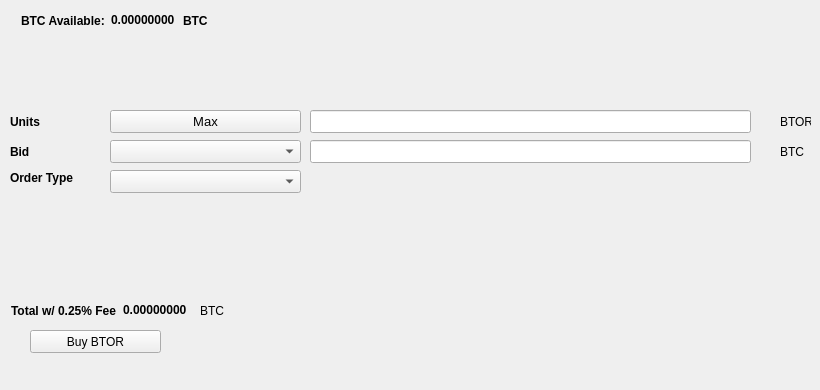
   <widget class="QWidget" name="BuyTab">
    <attribute name="title">
     <string>Buy</string>
    </attribute>
    <widget class="QPushButton" name="BuyBTOR">
     <property name="geometry">
      <rect>
       <x>30</x>
       <y>330</y>
       <width>131</width>
       <height>23</height>
      </rect>
     </property>
     <property name="text">
      <string>Buy BTOR</string>
     </property>
     <property name="icon">
      <iconset resource="../bittorium.qrc">
       <normaloff>:/icons/bitcoin</normaloff>:/icons/bitcoin</iconset>
     </property>
    </widget>
    <widget class="QLabel" name="label_3">
     <property name="geometry">
      <rect>
       <x>10</x>
       <y>110</y>
       <width>46</width>
       <height>23</height>
      </rect>
     </property>
     <property name="font">
      <font>
       <weight>75</weight>
       <bold>true</bold>
      </font>
     </property>
     <property name="text">
      <string>Units</string>
     </property>
    </widget>
    <widget class="QLineEdit" name="UnitsInput">
     <property name="geometry">
      <rect>
       <x>310</x>
       <y>110</y>
       <width>441</width>
       <height>23</height>
      </rect>
     </property>
     <property name="font">
      <font>
       <pointsize>9</pointsize>
       <weight>75</weight>
       <bold>true</bold>
      </font>
     </property>
    </widget>
    <widget class="QLineEdit" name="BuyBidPriceEdit">
     <property name="geometry">
      <rect>
       <x>310</x>
       <y>140</y>
       <width>441</width>
       <height>23</height>
      </rect>
     </property>
     <property name="font">
      <font>
       <pointsize>9</pointsize>
       <weight>75</weight>
       <bold>true</bold>
      </font>
     </property>
    </widget>
    <widget class="QLabel" name="label_4">
     <property name="geometry">
      <rect>
       <x>780</x>
       <y>110</y>
       <width>31</width>
       <height>23</height>
      </rect>
     </property>
     <property name="text">
      <string>BTOR</string>
     </property>
    </widget>
    <widget class="QLabel" name="label_5">
     <property name="geometry">
      <rect>
       <x>780</x>
       <y>140</y>
       <width>31</width>
       <height>23</height>
      </rect>
     </property>
     <property name="text">
      <string>BTC</string>
     </property>
    </widget>
    <widget class="QLabel" name="label_6">
     <property name="geometry">
      <rect>
       <x>10</x>
       <y>140</y>
       <width>46</width>
       <height>23</height>
      </rect>
     </property>
     <property name="font">
      <font>
       <weight>75</weight>
       <bold>true</bold>
      </font>
     </property>
     <property name="text">
      <string>Bid</string>
     </property>
    </widget>
    <widget class="QLabel" name="label_7">
     <property name="geometry">
      <rect>
       <x>10</x>
       <y>170</y>
       <width>91</width>
       <height>16</height>
      </rect>
     </property>
     <property name="font">
      <font>
       <weight>75</weight>
       <bold>true</bold>
      </font>
     </property>
     <property name="text">
      <string>Order Type</string>
     </property>
    </widget>
    <widget class="QPushButton" name="Buy_Max_Amount">
     <property name="geometry">
      <rect>
       <x>110</x>
       <y>110</y>
       <width>191</width>
       <height>23</height>
      </rect>
     </property>
     <property name="font">
      <font>
       <pointsize>10</pointsize>
      </font>
     </property>
     <property name="text">
      <string>Max</string>
     </property>
    </widget>
    <widget class="QComboBox" name="BuyBidcomboBox">
     <property name="geometry">
      <rect>
       <x>110</x>
       <y>140</y>
       <width>191</width>
       <height>23</height>
      </rect>
     </property>
     <property name="font">
      <font>
       <pointsize>10</pointsize>
      </font>
     </property>
    </widget>
    <widget class="QComboBox" name="buyOrdertypeCombo">
     <property name="geometry">
      <rect>
       <x>110</x>
       <y>170</y>
       <width>191</width>
       <height>23</height>
      </rect>
     </property>
     <property name="font">
      <font>
       <pointsize>10</pointsize>
      </font>
     </property>
    </widget>
    <widget class="QWidget" name="layoutWidget1">
     <property name="geometry">
      <rect>
       <x>21</x>
       <y>11</y>
       <width>227</width>
       <height>19</height>
      </rect>
     </property>
     <layout class="QHBoxLayout" name="horizontalLayout_3">
      <item>
       <widget class="QLabel" name="label232">
        <property name="font">
         <font>
          <weight>75</weight>
          <bold>true</bold>
         </font>
        </property>
        <property name="text">
         <string>BTC Available:</string>
        </property>
       </widget>
      </item>
      <item>
       <widget class="QLabel" name="BtcAvailableLbl">
        <property name="palette">
         <palette>
          <active>
           <colorrole role="WindowText">
            <brush brushstyle="SolidPattern">
             <color alpha="255">
              <red>0</red>
              <green>0</green>
              <blue>0</blue>
             </color>
            </brush>
           </colorrole>
           <colorrole role="Button">
            <brush brushstyle="SolidPattern">
             <color alpha="255">
              <red>0</red>
              <green>170</green>
              <blue>0</blue>
             </color>
            </brush>
           </colorrole>
           <colorrole role="Light">
            <brush brushstyle="SolidPattern">
             <color alpha="255">
              <red>0</red>
              <green>255</green>
              <blue>0</blue>
             </color>
            </brush>
           </colorrole>
           <colorrole role="Midlight">
            <brush brushstyle="SolidPattern">
             <color alpha="255">
              <red>0</red>
              <green>212</green>
              <blue>0</blue>
             </color>
            </brush>
           </colorrole>
           <colorrole role="Dark">
            <brush brushstyle="SolidPattern">
             <color alpha="255">
              <red>0</red>
              <green>85</green>
              <blue>0</blue>
             </color>
            </brush>
           </colorrole>
           <colorrole role="Mid">
            <brush brushstyle="SolidPattern">
             <color alpha="255">
              <red>0</red>
              <green>113</green>
              <blue>0</blue>
             </color>
            </brush>
           </colorrole>
           <colorrole role="Text">
            <brush brushstyle="SolidPattern">
             <color alpha="255">
              <red>0</red>
              <green>170</green>
              <blue>0</blue>
             </color>
            </brush>
           </colorrole>
           <colorrole role="BrightText">
            <brush brushstyle="SolidPattern">
             <color alpha="255">
              <red>255</red>
              <green>255</green>
              <blue>255</blue>
             </color>
            </brush>
           </colorrole>
           <colorrole role="ButtonText">
            <brush brushstyle="SolidPattern">
             <color alpha="255">
              <red>0</red>
              <green>0</green>
              <blue>0</blue>
             </color>
            </brush>
           </colorrole>
           <colorrole role="Base">
            <brush brushstyle="SolidPattern">
             <color alpha="255">
              <red>255</red>
              <green>255</green>
              <blue>255</blue>
             </color>
            </brush>
           </colorrole>
           <colorrole role="Window">
            <brush brushstyle="SolidPattern">
             <color alpha="255">
              <red>0</red>
              <green>170</green>
              <blue>0</blue>
             </color>
            </brush>
           </colorrole>
           <colorrole role="Shadow">
            <brush brushstyle="SolidPattern">
             <color alpha="255">
              <red>0</red>
              <green>0</green>
              <blue>0</blue>
             </color>
            </brush>
           </colorrole>
           <colorrole role="AlternateBase">
            <brush brushstyle="SolidPattern">
             <color alpha="255">
              <red>127</red>
              <green>212</green>
              <blue>127</blue>
             </color>
            </brush>
           </colorrole>
           <colorrole role="ToolTipBase">
            <brush brushstyle="SolidPattern">
             <color alpha="255">
              <red>255</red>
              <green>255</green>
              <blue>220</blue>
             </color>
            </brush>
           </colorrole>
           <colorrole role="ToolTipText">
            <brush brushstyle="SolidPattern">
             <color alpha="255">
              <red>0</red>
              <green>0</green>
              <blue>0</blue>
             </color>
            </brush>
           </colorrole>
          </active>
          <inactive>
           <colorrole role="WindowText">
            <brush brushstyle="SolidPattern">
             <color alpha="255">
              <red>0</red>
              <green>0</green>
              <blue>0</blue>
             </color>
            </brush>
           </colorrole>
           <colorrole role="Button">
            <brush brushstyle="SolidPattern">
             <color alpha="255">
              <red>0</red>
              <green>170</green>
              <blue>0</blue>
             </color>
            </brush>
           </colorrole>
           <colorrole role="Light">
            <brush brushstyle="SolidPattern">
             <color alpha="255">
              <red>0</red>
              <green>255</green>
              <blue>0</blue>
             </color>
            </brush>
           </colorrole>
           <colorrole role="Midlight">
            <brush brushstyle="SolidPattern">
             <color alpha="255">
              <red>0</red>
              <green>212</green>
              <blue>0</blue>
             </color>
            </brush>
           </colorrole>
           <colorrole role="Dark">
            <brush brushstyle="SolidPattern">
             <color alpha="255">
              <red>0</red>
              <green>85</green>
              <blue>0</blue>
             </color>
            </brush>
           </colorrole>
           <colorrole role="Mid">
            <brush brushstyle="SolidPattern">
             <color alpha="255">
              <red>0</red>
              <green>113</green>
              <blue>0</blue>
             </color>
            </brush>
           </colorrole>
           <colorrole role="Text">
            <brush brushstyle="SolidPattern">
             <color alpha="255">
              <red>0</red>
              <green>170</green>
              <blue>0</blue>
             </color>
            </brush>
           </colorrole>
           <colorrole role="BrightText">
            <brush brushstyle="SolidPattern">
             <color alpha="255">
              <red>255</red>
              <green>255</green>
              <blue>255</blue>
             </color>
            </brush>
           </colorrole>
           <colorrole role="ButtonText">
            <brush brushstyle="SolidPattern">
             <color alpha="255">
              <red>0</red>
              <green>0</green>
              <blue>0</blue>
             </color>
            </brush>
           </colorrole>
           <colorrole role="Base">
            <brush brushstyle="SolidPattern">
             <color alpha="255">
              <red>255</red>
              <green>255</green>
              <blue>255</blue>
             </color>
            </brush>
           </colorrole>
           <colorrole role="Window">
            <brush brushstyle="SolidPattern">
             <color alpha="255">
              <red>0</red>
              <green>170</green>
              <blue>0</blue>
             </color>
            </brush>
           </colorrole>
           <colorrole role="Shadow">
            <brush brushstyle="SolidPattern">
             <color alpha="255">
              <red>0</red>
              <green>0</green>
              <blue>0</blue>
             </color>
            </brush>
           </colorrole>
           <colorrole role="AlternateBase">
            <brush brushstyle="SolidPattern">
             <color alpha="255">
              <red>127</red>
              <green>212</green>
              <blue>127</blue>
             </color>
            </brush>
           </colorrole>
           <colorrole role="ToolTipBase">
            <brush brushstyle="SolidPattern">
             <color alpha="255">
              <red>255</red>
              <green>255</green>
              <blue>220</blue>
             </color>
            </brush>
           </colorrole>
           <colorrole role="ToolTipText">
            <brush brushstyle="SolidPattern">
             <color alpha="255">
              <red>0</red>
              <green>0</green>
              <blue>0</blue>
             </color>
            </brush>
           </colorrole>
          </inactive>
          <disabled>
           <colorrole role="WindowText">
            <brush brushstyle="SolidPattern">
             <color alpha="255">
              <red>0</red>
              <green>85</green>
              <blue>0</blue>
             </color>
            </brush>
           </colorrole>
           <colorrole role="Button">
            <brush brushstyle="SolidPattern">
             <color alpha="255">
              <red>0</red>
              <green>170</green>
              <blue>0</blue>
             </color>
            </brush>
           </colorrole>
           <colorrole role="Light">
            <brush brushstyle="SolidPattern">
             <color alpha="255">
              <red>0</red>
              <green>255</green>
              <blue>0</blue>
             </color>
            </brush>
           </colorrole>
           <colorrole role="Midlight">
            <brush brushstyle="SolidPattern">
             <color alpha="255">
              <red>0</red>
              <green>212</green>
              <blue>0</blue>
             </color>
            </brush>
           </colorrole>
           <colorrole role="Dark">
            <brush brushstyle="SolidPattern">
             <color alpha="255">
              <red>0</red>
              <green>85</green>
              <blue>0</blue>
             </color>
            </brush>
           </colorrole>
           <colorrole role="Mid">
            <brush brushstyle="SolidPattern">
             <color alpha="255">
              <red>0</red>
              <green>113</green>
              <blue>0</blue>
             </color>
            </brush>
           </colorrole>
           <colorrole role="Text">
            <brush brushstyle="SolidPattern">
             <color alpha="255">
              <red>0</red>
              <green>85</green>
              <blue>0</blue>
             </color>
            </brush>
           </colorrole>
           <colorrole role="BrightText">
            <brush brushstyle="SolidPattern">
             <color alpha="255">
              <red>255</red>
              <green>255</green>
              <blue>255</blue>
             </color>
            </brush>
           </colorrole>
           <colorrole role="ButtonText">
            <brush brushstyle="SolidPattern">
             <color alpha="255">
              <red>0</red>
              <green>85</green>
              <blue>0</blue>
             </color>
            </brush>
           </colorrole>
           <colorrole role="Base">
            <brush brushstyle="SolidPattern">
             <color alpha="255">
              <red>0</red>
              <green>170</green>
              <blue>0</blue>
             </color>
            </brush>
           </colorrole>
           <colorrole role="Window">
            <brush brushstyle="SolidPattern">
             <color alpha="255">
              <red>0</red>
              <green>170</green>
              <blue>0</blue>
             </color>
            </brush>
           </colorrole>
           <colorrole role="Shadow">
            <brush brushstyle="SolidPattern">
             <color alpha="255">
              <red>0</red>
              <green>0</green>
              <blue>0</blue>
             </color>
            </brush>
           </colorrole>
           <colorrole role="AlternateBase">
            <brush brushstyle="SolidPattern">
             <color alpha="255">
              <red>0</red>
              <green>170</green>
              <blue>0</blue>
             </color>
            </brush>
           </colorrole>
           <colorrole role="ToolTipBase">
            <brush brushstyle="SolidPattern">
             <color alpha="255">
              <red>255</red>
              <green>255</green>
              <blue>220</blue>
             </color>
            </brush>
           </colorrole>
           <colorrole role="ToolTipText">
            <brush brushstyle="SolidPattern">
             <color alpha="255">
              <red>0</red>
              <green>0</green>
              <blue>0</blue>
             </color>
            </brush>
           </colorrole>
          </disabled>
         </palette>
        </property>
        <property name="font">
         <font>
          <weight>75</weight>
          <bold>true</bold>
         </font>
        </property>
        <property name="text">
         <string>0.00000000</string>
        </property>
        <property name="textInteractionFlags">
         <set>Qt::LinksAccessibleByMouse|Qt::TextSelectableByKeyboard|Qt::TextSelectableByMouse</set>
        </property>
       </widget>
      </item>
      <item>
       <widget class="QLabel" name="BtcAvailableLbl_2">
        <property name="font">
         <font>
          <weight>75</weight>
          <bold>true</bold>
         </font>
        </property>
        <property name="text">
         <string>BTC</string>
        </property>
       </widget>
      </item>
     </layout>
    </widget>
    <widget class="QWidget" name="layoutWidge2">
     <property name="geometry">
      <rect>
       <x>11</x>
       <y>301</y>
       <width>259</width>
       <height>19</height>
      </rect>
     </property>
     <layout class="QHBoxLayout" name="horizontalLayout_4">
      <item>
       <widget class="QLabel" name="label_9">
        <property name="font">
         <font>
          <weight>75</weight>
          <bold>true</bold>
         </font>
        </property>
        <property name="text">
         <string>Total w/ 0.25% Fee</string>
        </property>
       </widget>
      </item>
      <item>
       <widget class="QLabel" name="BuyCostLabel">
        <property name="palette">
         <palette>
          <active>
           <colorrole role="WindowText">
            <brush brushstyle="SolidPattern">
             <color alpha="255">
              <red>0</red>
              <green>0</green>
              <blue>0</blue>
             </color>
            </brush>
           </colorrole>
           <colorrole role="Button">
            <brush brushstyle="SolidPattern">
             <color alpha="255">
              <red>0</red>
              <green>170</green>
              <blue>0</blue>
             </color>
            </brush>
           </colorrole>
           <colorrole role="Light">
            <brush brushstyle="SolidPattern">
             <color alpha="255">
              <red>0</red>
              <green>255</green>
              <blue>0</blue>
             </color>
            </brush>
           </colorrole>
           <colorrole role="Midlight">
            <brush brushstyle="SolidPattern">
             <color alpha="255">
              <red>0</red>
              <green>212</green>
              <blue>0</blue>
             </color>
            </brush>
           </colorrole>
           <colorrole role="Dark">
            <brush brushstyle="SolidPattern">
             <color alpha="255">
              <red>0</red>
              <green>85</green>
              <blue>0</blue>
             </color>
            </brush>
           </colorrole>
           <colorrole role="Mid">
            <brush brushstyle="SolidPattern">
             <color alpha="255">
              <red>0</red>
              <green>113</green>
              <blue>0</blue>
             </color>
            </brush>
           </colorrole>
           <colorrole role="Text">
            <brush brushstyle="SolidPattern">
             <color alpha="255">
              <red>0</red>
              <green>170</green>
              <blue>0</blue>
             </color>
            </brush>
           </colorrole>
           <colorrole role="BrightText">
            <brush brushstyle="SolidPattern">
             <color alpha="255">
              <red>255</red>
              <green>255</green>
              <blue>255</blue>
             </color>
            </brush>
           </colorrole>
           <colorrole role="ButtonText">
            <brush brushstyle="SolidPattern">
             <color alpha="255">
              <red>0</red>
              <green>0</green>
              <blue>0</blue>
             </color>
            </brush>
           </colorrole>
           <colorrole role="Base">
            <brush brushstyle="SolidPattern">
             <color alpha="255">
              <red>255</red>
              <green>255</green>
              <blue>255</blue>
             </color>
            </brush>
           </colorrole>
           <colorrole role="Window">
            <brush brushstyle="SolidPattern">
             <color alpha="255">
              <red>0</red>
              <green>170</green>
              <blue>0</blue>
             </color>
            </brush>
           </colorrole>
           <colorrole role="Shadow">
            <brush brushstyle="SolidPattern">
             <color alpha="255">
              <red>0</red>
              <green>0</green>
              <blue>0</blue>
             </color>
            </brush>
           </colorrole>
           <colorrole role="AlternateBase">
            <brush brushstyle="SolidPattern">
             <color alpha="255">
              <red>127</red>
              <green>212</green>
              <blue>127</blue>
             </color>
            </brush>
           </colorrole>
           <colorrole role="ToolTipBase">
            <brush brushstyle="SolidPattern">
             <color alpha="255">
              <red>255</red>
              <green>255</green>
              <blue>220</blue>
             </color>
            </brush>
           </colorrole>
           <colorrole role="ToolTipText">
            <brush brushstyle="SolidPattern">
             <color alpha="255">
              <red>0</red>
              <green>0</green>
              <blue>0</blue>
             </color>
            </brush>
           </colorrole>
          </active>
          <inactive>
           <colorrole role="WindowText">
            <brush brushstyle="SolidPattern">
             <color alpha="255">
              <red>0</red>
              <green>0</green>
              <blue>0</blue>
             </color>
            </brush>
           </colorrole>
           <colorrole role="Button">
            <brush brushstyle="SolidPattern">
             <color alpha="255">
              <red>0</red>
              <green>170</green>
              <blue>0</blue>
             </color>
            </brush>
           </colorrole>
           <colorrole role="Light">
            <brush brushstyle="SolidPattern">
             <color alpha="255">
              <red>0</red>
              <green>255</green>
              <blue>0</blue>
             </color>
            </brush>
           </colorrole>
           <colorrole role="Midlight">
            <brush brushstyle="SolidPattern">
             <color alpha="255">
              <red>0</red>
              <green>212</green>
              <blue>0</blue>
             </color>
            </brush>
           </colorrole>
           <colorrole role="Dark">
            <brush brushstyle="SolidPattern">
             <color alpha="255">
              <red>0</red>
              <green>85</green>
              <blue>0</blue>
             </color>
            </brush>
           </colorrole>
           <colorrole role="Mid">
            <brush brushstyle="SolidPattern">
             <color alpha="255">
              <red>0</red>
              <green>113</green>
              <blue>0</blue>
             </color>
            </brush>
           </colorrole>
           <colorrole role="Text">
            <brush brushstyle="SolidPattern">
             <color alpha="255">
              <red>0</red>
              <green>170</green>
              <blue>0</blue>
             </color>
            </brush>
           </colorrole>
           <colorrole role="BrightText">
            <brush brushstyle="SolidPattern">
             <color alpha="255">
              <red>255</red>
              <green>255</green>
              <blue>255</blue>
             </color>
            </brush>
           </colorrole>
           <colorrole role="ButtonText">
            <brush brushstyle="SolidPattern">
             <color alpha="255">
              <red>0</red>
              <green>0</green>
              <blue>0</blue>
             </color>
            </brush>
           </colorrole>
           <colorrole role="Base">
            <brush brushstyle="SolidPattern">
             <color alpha="255">
              <red>255</red>
              <green>255</green>
              <blue>255</blue>
             </color>
            </brush>
           </colorrole>
           <colorrole role="Window">
            <brush brushstyle="SolidPattern">
             <color alpha="255">
              <red>0</red>
              <green>170</green>
              <blue>0</blue>
             </color>
            </brush>
           </colorrole>
           <colorrole role="Shadow">
            <brush brushstyle="SolidPattern">
             <color alpha="255">
              <red>0</red>
              <green>0</green>
              <blue>0</blue>
             </color>
            </brush>
           </colorrole>
           <colorrole role="AlternateBase">
            <brush brushstyle="SolidPattern">
             <color alpha="255">
              <red>127</red>
              <green>212</green>
              <blue>127</blue>
             </color>
            </brush>
           </colorrole>
           <colorrole role="ToolTipBase">
            <brush brushstyle="SolidPattern">
             <color alpha="255">
              <red>255</red>
              <green>255</green>
              <blue>220</blue>
             </color>
            </brush>
           </colorrole>
           <colorrole role="ToolTipText">
            <brush brushstyle="SolidPattern">
             <color alpha="255">
              <red>0</red>
              <green>0</green>
              <blue>0</blue>
             </color>
            </brush>
           </colorrole>
          </inactive>
          <disabled>
           <colorrole role="WindowText">
            <brush brushstyle="SolidPattern">
             <color alpha="255">
              <red>0</red>
              <green>85</green>
              <blue>0</blue>
             </color>
            </brush>
           </colorrole>
           <colorrole role="Button">
            <brush brushstyle="SolidPattern">
             <color alpha="255">
              <red>0</red>
              <green>170</green>
              <blue>0</blue>
             </color>
            </brush>
           </colorrole>
           <colorrole role="Light">
            <brush brushstyle="SolidPattern">
             <color alpha="255">
              <red>0</red>
              <green>255</green>
              <blue>0</blue>
             </color>
            </brush>
           </colorrole>
           <colorrole role="Midlight">
            <brush brushstyle="SolidPattern">
             <color alpha="255">
              <red>0</red>
              <green>212</green>
              <blue>0</blue>
             </color>
            </brush>
           </colorrole>
           <colorrole role="Dark">
            <brush brushstyle="SolidPattern">
             <color alpha="255">
              <red>0</red>
              <green>85</green>
              <blue>0</blue>
             </color>
            </brush>
           </colorrole>
           <colorrole role="Mid">
            <brush brushstyle="SolidPattern">
             <color alpha="255">
              <red>0</red>
              <green>113</green>
              <blue>0</blue>
             </color>
            </brush>
           </colorrole>
           <colorrole role="Text">
            <brush brushstyle="SolidPattern">
             <color alpha="255">
              <red>0</red>
              <green>85</green>
              <blue>0</blue>
             </color>
            </brush>
           </colorrole>
           <colorrole role="BrightText">
            <brush brushstyle="SolidPattern">
             <color alpha="255">
              <red>255</red>
              <green>255</green>
              <blue>255</blue>
             </color>
            </brush>
           </colorrole>
           <colorrole role="ButtonText">
            <brush brushstyle="SolidPattern">
             <color alpha="255">
              <red>0</red>
              <green>85</green>
              <blue>0</blue>
             </color>
            </brush>
           </colorrole>
           <colorrole role="Base">
            <brush brushstyle="SolidPattern">
             <color alpha="255">
              <red>0</red>
              <green>170</green>
              <blue>0</blue>
             </color>
            </brush>
           </colorrole>
           <colorrole role="Window">
            <brush brushstyle="SolidPattern">
             <color alpha="255">
              <red>0</red>
              <green>170</green>
              <blue>0</blue>
             </color>
            </brush>
           </colorrole>
           <colorrole role="Shadow">
            <brush brushstyle="SolidPattern">
             <color alpha="255">
              <red>0</red>
              <green>0</green>
              <blue>0</blue>
             </color>
            </brush>
           </colorrole>
           <colorrole role="AlternateBase">
            <brush brushstyle="SolidPattern">
             <color alpha="255">
              <red>0</red>
              <green>170</green>
              <blue>0</blue>
             </color>
            </brush>
           </colorrole>
           <colorrole role="ToolTipBase">
            <brush brushstyle="SolidPattern">
             <color alpha="255">
              <red>255</red>
              <green>255</green>
              <blue>220</blue>
             </color>
            </brush>
           </colorrole>
           <colorrole role="ToolTipText">
            <brush brushstyle="SolidPattern">
             <color alpha="255">
              <red>0</red>
              <green>0</green>
              <blue>0</blue>
             </color>
            </brush>
           </colorrole>
          </disabled>
         </palette>
        </property>
        <property name="font">
         <font>
          <weight>75</weight>
          <bold>true</bold>
         </font>
        </property>
        <property name="autoFillBackground">
         <bool>false</bool>
        </property>
        <property name="text">
         <string>0.00000000</string>
        </property>
        <property name="textInteractionFlags">
         <set>Qt::LinksAccessibleByMouse|Qt::TextSelectableByMouse</set>
        </property>
       </widget>
      </item>
      <item>
       <widget class="QLabel" name="label_10">
        <property name="font">
         <font>
          <weight>50</weight>
          <bold>false</bold>
         </font>
        </property>
        <property name="text">
         <string>BTC</string>
        </property>
       </widget>
      </item>
     </layout>
    </widget>
    <widget class="QLabel" name="label_24">
     <property name="geometry">
      <rect>
       <x>460</x>
       <y>300</y>
       <width>281</width>
       <height>81</height>
      </rect>
     </property>
     <property name="text">
      <string/>
     </property>
     <property name="pixmap">
      <pixmap>:/images/bittrex</pixmap>
     </property>
    </widget>
   </widget>
